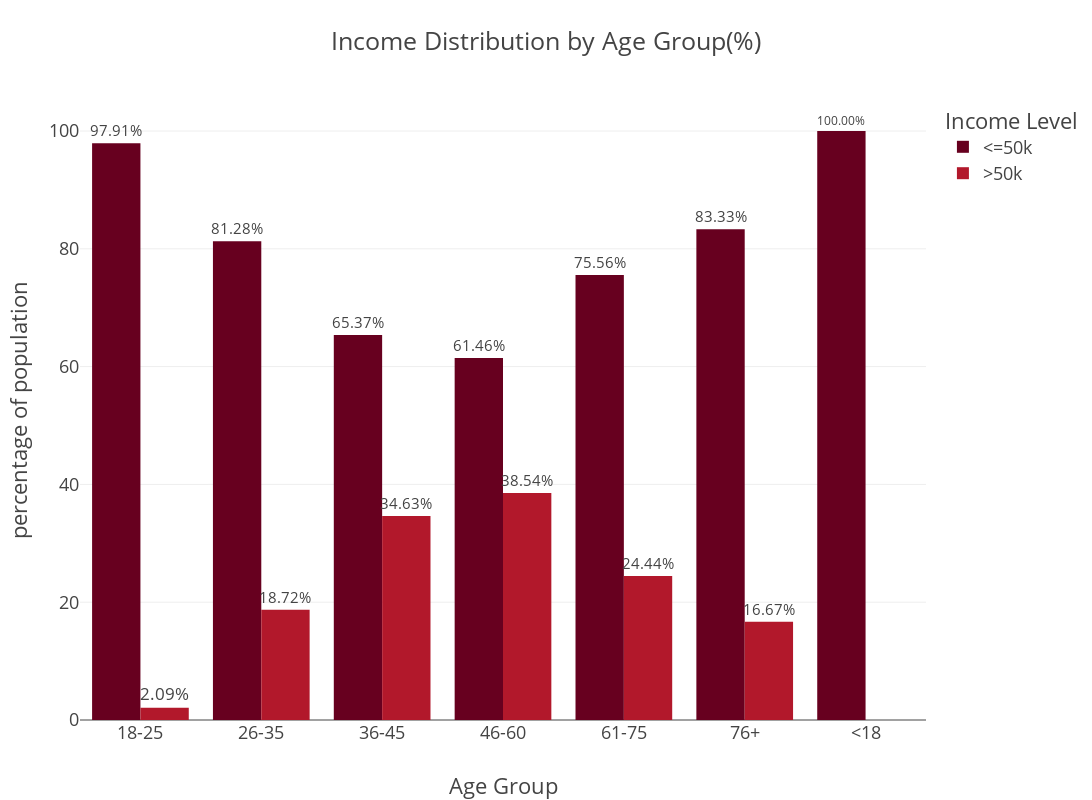

The cell this chart's notebook holds for it:
### Code cell
fig = px.bar(
    adult_df_income_age,
    x = "age_group",
    y = "percentage",
    color = "income",
    title ="Income Distribution by Age Group(%)",
    barmode="group",
    height=800,
    width=1200,
    color_discrete_sequence= px.colors.sequential.RdBu,
    text="percentage"
)
fig.update_traces(texttemplate = "%{text:.2f}%",textposition="outside")

fig.update_layout(template = "presentation",xaxis_title="Age Group",
                  yaxis_title="percentage of population",
                  legend_title=dict(text="Income Level"),
                  xaxis_title_standoff=50,
                  paper_bgcolor = "rgba(0, 0, 0, 0)",
                  plot_bgcolor = "rgba(0, 0, 0, 0)"
                 )

fig.show()
fig.write_image(os.path.join(result_dir, 'Income_distribution_by_agegroup_bar_plot.jpg'))
fig.write_image(os.path.join(result_dir, 'Income_distribution_by_agegroup_bar_plot.png'))
fig.write_html(os.path.join(result_dir, 'Income_distribution_by_agegroup_bar_plot.html'))

### Figure 1 — Plotly figure (JSON) as saved in the notebook; plotly's stock layout.template omitted (floating-point values rounded to 4 significant figures)
{"data": [{"alignmentgroup": "True", "hovertemplate": "income=<=50k<br>age_group=%{x}<br>percentage=%{text}<extra></extra>", "legendgroup": "<=50k", "marker": {"color": "rgb(103,0,31)", "pattern": {"shape": ""}}, "name": "<=50k", "offsetgroup": "<=50k", "orientation": "v", "showlegend": true, "text": [97.91, 81.28, 65.37, 61.46, 75.56, 83.33, 100.0], "textposition": "outside", "texttemplate": "%{text:.2f}%", "type": "bar", "x": ["18-25", "26-35", "36-45", "46-60", "61-75", "76+", "<18"], "xaxis": "x", "y": [97.91, 81.28, 65.37, 61.46, 75.56, 83.33, 100.0], "yaxis": "y"}, {"alignmentgroup": "True", "hovertemplate": "income=>50k<br>age_group=%{x}<br>percentage=%{text}<extra></extra>", "legendgroup": ">50k", "marker": {"color": "rgb(178,24,43)", "pattern": {"shape": ""}}, "name": ">50k", "offsetgroup": ">50k", "orientation": "v", "showlegend": true, "text": [2.093, 18.72, 34.63, 38.54, 24.44, 16.67], "textposition": "outside", "texttemplate": "%{text:.2f}%", "type": "bar", "x": ["18-25", "26-35", "36-45", "46-60", "61-75", "76+"], "xaxis": "x", "y": [2.093, 18.72, 34.63, 38.54, 24.44, 16.67], "yaxis": "y"}], "layout": {"barmode": "group", "height": 800, "legend": {"title": {"text": "Income Level"}, "tracegroupgap": 0}, "paper_bgcolor": "rgba(0, 0, 0, 0)", "plot_bgcolor": "rgba(0, 0, 0, 0)", "title": {"text": "Income Distribution by Age Group(%)"}, "width": 1200, "xaxis": {"anchor": "y", "autorange": true, "domain": [0, 1], "range": [-0.5, 6.5], "title": {"standoff": 50, "text": "Age Group"}, "type": "category"}, "yaxis": {"anchor": "x", "autorange": true, "domain": [0, 1], "range": [0, 105.3], "title": {"text": "percentage of population"}, "type": "linear"}}}
